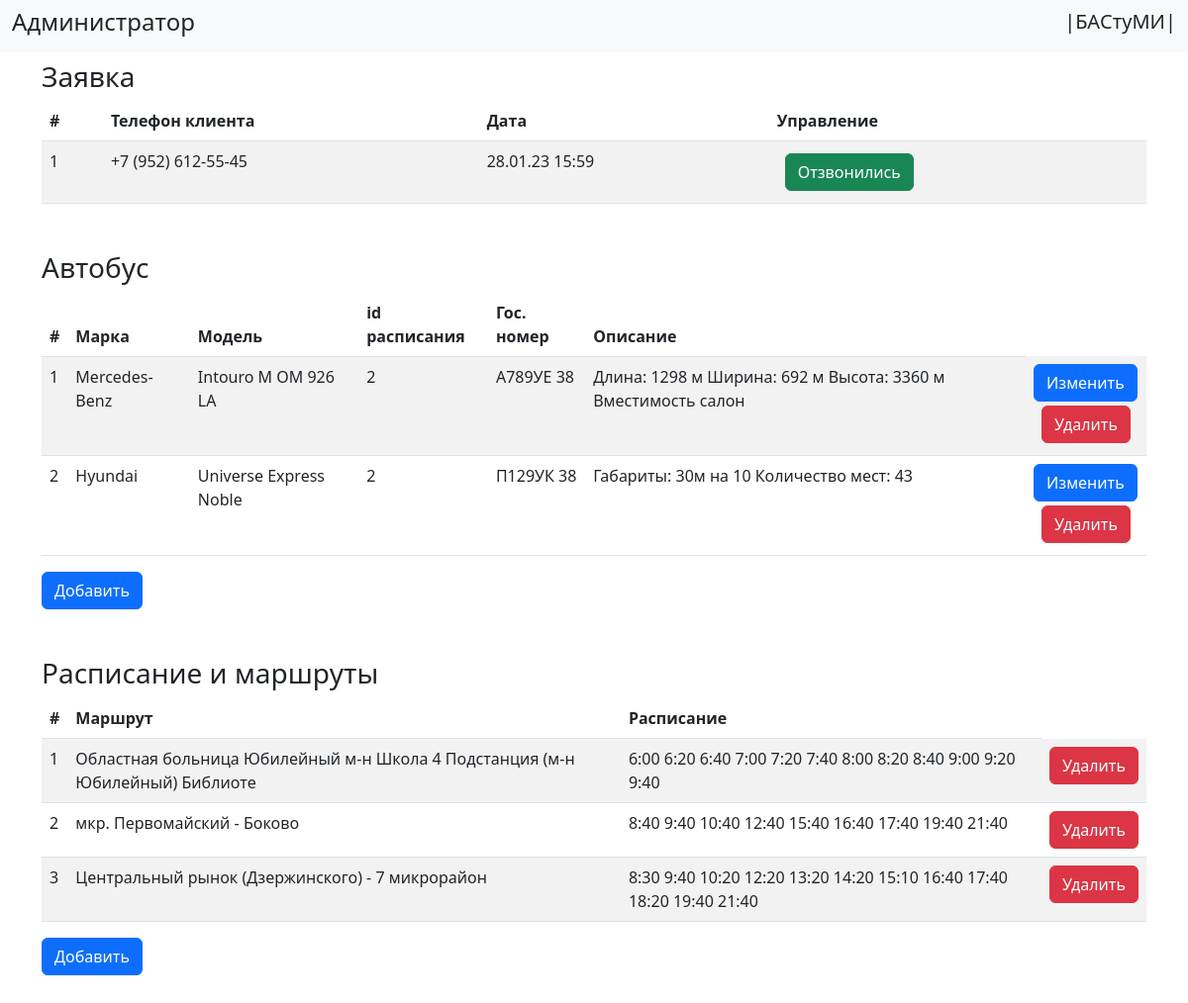
The app's page /admin.php with its own data.
### tables this page shows
CREATE TABLE `blank` (
  `id` int(11) NOT NULL,
  `number` varchar(60) NOT NULL,
  `date_time_blank` varchar(60) DEFAULT NULL
);

CREATE TABLE `bus` (
  `id` int(11) NOT NULL,
  `marka` varchar(45) NOT NULL,
  `model` varchar(45) NOT NULL,
  `id_traili` int(11) NOT NULL,
  `number` varchar(20) NOT NULL,
  `description` varchar(120) NOT NULL
);

CREATE TABLE `trail` (
  `id` int(11) NOT NULL,
  `halt` varchar(120) NOT NULL,
  `schedue` varchar(120) NOT NULL
);

### admin.php (the view, shortened to what this page needs)
<!doctype html>
<html lang="en">
<head>
    <link href="https://cdn.jsdelivr.net/npm/bootstrap@5.2.3/dist/css/bootstrap.min.css" rel="stylesheet">
</head>
<?php
$host = 'localhost';
$user = 'root';
$pass = '';
$db_name = 'artur';
$link = mysqli_connect($host, $user, $pass, $db_name);
?>
<body>
    <nav class="navbar bg-light">
        <div class="container-fluid">
            <h4>Администратор</h4>
            <h5>
                |БАСтуМИ|
            </h5>
        </div>
    </nav>
    <div class="container my-2">
        <h3 class="my-2">Заявка</h3>
        <?php
        $sql = "SELECT * FROM blank";
        if ($result = $link->query($sql)) {
            echo "<table class='table table-striped'>
            <thead>
                <tr>
                    <th scope='col'>#</th>
                    <th scope='col'>Телефон клиента</th>
                    <th scope='col'>Дата</th>
                    <th scope='col'>Управление</th>
                </tr>
            </thead>
            <tbody>";
            foreach ($result as $row) {
                echo "<tr>";
                echo "<td>" . $row["id"] . "</td>";
                echo "<td>" . $row["number"] . "</td>";
                echo "<td>" . $row["date_time_blank"] . "</td>";
                echo "<td scope='col'>
                <form action='delete_blank.php' method='post'>
                    <input type='hidden' name='id' value='" . $row["id"] . "' />
                    <input type='submit' class='btn btn-success mx-2 my-1' value='Отзвонились'>
                </form>
            </td>";
                echo "</tr>";
            }
            echo "
        </table>";
        } else {
            echo "Ошибка: " . $conn->error;
        }
        ?>
    </div>
    <div class="container my-5">
        <h3 class="my-2">Автобус</h3>
        <?php
        $sql = "SELECT * FROM bus";
        if ($result = $link->query($sql)) {
            echo "<table class='table table-striped'>
        <thead>
            <tr>
                <th scope='col'>#</th>
                <th scope='col'>Марка</th>
                <th scope='col'>Модель</th>
                <th scope='col'>id расписания</th>
                <th scope='col'>Гос. номер</th>
                <th scope='col'>Описание</th>
            </tr>
        </thead>
        <tbody>";
            foreach ($result as $row) {
                echo "<tr>";
                echo "<td>" . $row["id"] . "</td>";
                echo "<td>" . $row["marka"] . "</td>";
                echo "<td>" . $row["model"] . "</td>";
                echo "<td>" . $row["id_traili"] . "</td>";
                echo "<td>" . $row["number"] . "</td>";
                echo "<td>" . $row["description"] . "</td>";
                echo "<td scope='col'>
                <a class='btn btn-primary' href='update_services.php?id=" . $row["id"] . "'>Изменить</a>
                <form action='delete_services.php' method='post'>
                    <input type='hidden' name='id' value='" . $row["id"] . "' />
                    <input type='submit' class='btn btn-danger mx-2 my-1' value='Удалить'>
                </form>
            </td>";
                echo "</tr>";
            }
            echo "
        </table>";
        } else {
            echo "Ошибка: " . $conn->error;
        }
        ?>
        <button type="button" class="btn btn-primary" data-bs-toggle="modal" data-bs-target="#exampleModalAddServices">
            Добавить
        </button>
    </div>
    <div class="container my-5">
    <h3 class="my-2">Расписание и маршруты</h3>
        <?php
        $sql = "SELECT * FROM trail";
        if ($result = $link->query($sql)) {
            echo "<table class='table table-striped'>
    <thead>
        <tr>
            <th scope='col'>#</th>
            <th scope='col'>Маршрут</th>
            <th scope='col'>Расписание</th>
        </tr>
    </thead>
    <tbody>";
            foreach ($result as $row) {
                echo "<tr>";
                echo "<td>" . $row["id"] . "</td>";
                echo "<td>" . $row["halt"] . "</td>";
                echo "<td>" . $row["schedue"] . "</td>";
                echo "<td>
                <form action='delete_masters.php' method='post'>
                    <input type='hidden' name='id' value='" . $row["id"] . "' />
                    <input type='submit' class='btn btn-danger' value='Удалить'>
                </form>
            </td>";
                echo "</tr>";
            }
            echo "
    </table>";
        } else {
            echo "Ошибка: " . $conn->error;
        }
        ?>
        <button type="button" class="btn btn-primary" data-bs-toggle="modal" data-bs-target="#exampleModalAddMasters">
            Добавить
        </button>
    </div>
</body>
</html>

### records on screen
blank: id "1", number "+7 (952) 612-55-45", date_time_blank "28.01.23 15:59"
bus: id "1", marka "Mercedes-Benz", model "Intouro M OM 926 LA", id_traili "2", number "А789УЕ 38", description "Длина: 1298 м Ширина: 692 м Высота: 3360 м Вместимость салон"
bus: id "2", marka "Hyundai", model "Universe Express Noble", id_traili "2", number "П129УК 38", description "Габариты: 30м на 10 Количество мест: 43"
trail: id "1", halt "Областная больница Юбилейный м-н Школа 4 Подстанция (м-н Юбилейный) Библиоте", schedue "6:00 6:20 6:40 7:00 7:20 7:40 8:00 8:20 8:40 9:00 9:20 9:40"
trail: id "2", halt "мкр. Первомайский - Боково", schedue "8:40 9:40 10:40 12:40 15:40 16:40 17:40 19:40 21:40"
trail: id "3", halt "Центральный рынок (Дзержинского) - 7 микрорайон", schedue "8:30 9:40 10:20 12:20 13:20 14:20 15:10 16:40 17:40 18:20 19:40 21:40"
